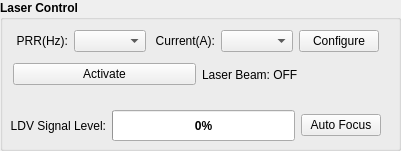
     <widget class="QGroupBox" name="groupBox_13">
      <property name="geometry">
       <rect>
        <x>700</x>
        <y>420</y>
        <width>401</width>
        <height>151</height>
       </rect>
      </property>
      <property name="font">
       <font>
        <weight>75</weight>
        <bold>true</bold>
       </font>
      </property>
      <property name="title">
       <string>Laser Control</string>
      </property>
      <widget class="QWidget" name="layoutWidget">
       <property name="geometry">
        <rect>
         <x>13</x>
         <y>30</y>
         <width>371</width>
         <height>61</height>
        </rect>
       </property>
       <layout class="QVBoxLayout" name="verticalLayout_36">
        <item>
         <layout class="QHBoxLayout" name="horizontalLayout_60">
          <item>
           <layout class="QHBoxLayout" name="horizontalLayout_9">
            <item>
             <widget class="QLabel" name="label_16">
              <property name="sizePolicy">
               <sizepolicy hsizetype="Fixed" vsizetype="Preferred">
                <horstretch>0</horstretch>
                <verstretch>0</verstretch>
               </sizepolicy>
              </property>
              <property name="minimumSize">
               <size>
                <width>0</width>
                <height>0</height>
               </size>
              </property>
              <property name="font">
               <font>
                <weight>50</weight>
                <bold>false</bold>
               </font>
              </property>
              <property name="text">
               <string>PRR(Hz):</string>
              </property>
              <property name="alignment">
               <set>Qt::AlignRight|Qt::AlignTrailing|Qt::AlignVCenter</set>
              </property>
             </widget>
            </item>
            <item>
             <widget class="QComboBox" name="enumPRF">
              <property name="sizePolicy">
               <sizepolicy hsizetype="Fixed" vsizetype="Fixed">
                <horstretch>0</horstretch>
                <verstretch>0</verstretch>
               </sizepolicy>
              </property>
              <property name="minimumSize">
               <size>
                <width>55</width>
                <height>0</height>
               </size>
              </property>
              <property name="font">
               <font>
                <weight>50</weight>
                <bold>false</bold>
               </font>
              </property>
             </widget>
            </item>
           </layout>
          </item>
          <item>
           <layout class="QHBoxLayout" name="horizontalLayout_22">
            <item>
             <widget class="QLabel" name="label_17">
              <property name="sizePolicy">
               <sizepolicy hsizetype="Fixed" vsizetype="Preferred">
                <horstretch>0</horstretch>
                <verstretch>0</verstretch>
               </sizepolicy>
              </property>
              <property name="minimumSize">
               <size>
                <width>0</width>
                <height>0</height>
               </size>
              </property>
              <property name="font">
               <font>
                <weight>50</weight>
                <bold>false</bold>
               </font>
              </property>
              <property name="text">
               <string>Current(A):</string>
              </property>
              <property name="alignment">
               <set>Qt::AlignRight|Qt::AlignTrailing|Qt::AlignVCenter</set>
              </property>
             </widget>
            </item>
            <item>
             <widget class="QComboBox" name="enumCurrent">
              <property name="sizePolicy">
               <sizepolicy hsizetype="Fixed" vsizetype="Fixed">
                <horstretch>0</horstretch>
                <verstretch>0</verstretch>
               </sizepolicy>
              </property>
              <property name="minimumSize">
               <size>
                <width>55</width>
                <height>0</height>
               </size>
              </property>
              <property name="font">
               <font>
                <weight>50</weight>
                <bold>false</bold>
               </font>
              </property>
             </widget>
            </item>
            <item>
             <widget class="QPushButton" name="pushButtonLaserConfigPrfCurr">
              <property name="sizePolicy">
               <sizepolicy hsizetype="Fixed" vsizetype="Fixed">
                <horstretch>0</horstretch>
                <verstretch>0</verstretch>
               </sizepolicy>
              </property>
              <property name="font">
               <font>
                <weight>50</weight>
                <bold>false</bold>
               </font>
              </property>
              <property name="statusTip">
               <string>Configure the laser. </string>
              </property>
              <property name="text">
               <string>Configure</string>
              </property>
              <property name="checkable">
               <bool>false</bool>
              </property>
              <property name="checked">
               <bool>false</bool>
              </property>
             </widget>
            </item>
           </layout>
          </item>
         </layout>
        </item>
        <item>
         <layout class="QHBoxLayout" name="horizontalLayout_30">
          <item>
           <layout class="QHBoxLayout" name="horizontalLayout_18">
            <item>
             <widget class="QPushButton" name="pushButtonLaserControl">
              <property name="font">
               <font>
                <weight>50</weight>
                <bold>false</bold>
               </font>
              </property>
              <property name="statusTip">
               <string/>
              </property>
              <property name="text">
               <string>Activate</string>
              </property>
              <property name="checkable">
               <bool>true</bool>
              </property>
              <property name="checked">
               <bool>false</bool>
              </property>
             </widget>
            </item>
            <item>
             <widget class="QLabel" name="labelLaserStatus">
              <property name="font">
               <font>
                <weight>50</weight>
                <bold>false</bold>
               </font>
              </property>
              <property name="text">
               <string>Laser Beam: OFF</string>
              </property>
             </widget>
            </item>
           </layout>
          </item>
         </layout>
        </item>
       </layout>
      </widget>
      <widget class="QWidget" name="layoutWidget">
       <property name="geometry">
        <rect>
         <x>10</x>
         <y>110</y>
         <width>371</width>
         <height>31</height>
        </rect>
       </property>
       <layout class="QHBoxLayout" name="horizontalLayout_23">
        <item>
         <widget class="QLabel" name="label_10">
          <property name="font">
           <font>
            <weight>50</weight>
            <bold>false</bold>
           </font>
          </property>
          <property name="layoutDirection">
           <enum>Qt::LeftToRight</enum>
          </property>
          <property name="text">
           <string>LDV Signal Level:</string>
          </property>
          <property name="alignment">
           <set>Qt::AlignRight|Qt::AlignTrailing|Qt::AlignVCenter</set>
          </property>
         </widget>
        </item>
        <item>
         <widget class="QProgressBar" name="ldvSignalLevel">
          <property name="sizePolicy">
           <sizepolicy hsizetype="Expanding" vsizetype="Expanding">
            <horstretch>0</horstretch>
            <verstretch>0</verstretch>
           </sizepolicy>
          </property>
          <property name="maximum">
           <number>775</number>
          </property>
          <property name="value">
           <number>0</number>
          </property>
         </widget>
        </item>
        <item>
         <widget class="QPushButton" name="pushButtonLdvAutoFocus">
          <property name="font">
           <font>
            <weight>50</weight>
            <bold>false</bold>
           </font>
          </property>
          <property name="statusTip">
           <string>Auto focus the laser beam of ldv.</string>
          </property>
          <property name="text">
           <string>Auto Focus</string>
          </property>
          <property name="checkable">
           <bool>false</bool>
          </property>
          <property name="checked">
           <bool>false</bool>
          </property>
         </widget>
        </item>
       </layout>
      </widget>
     </widget>
